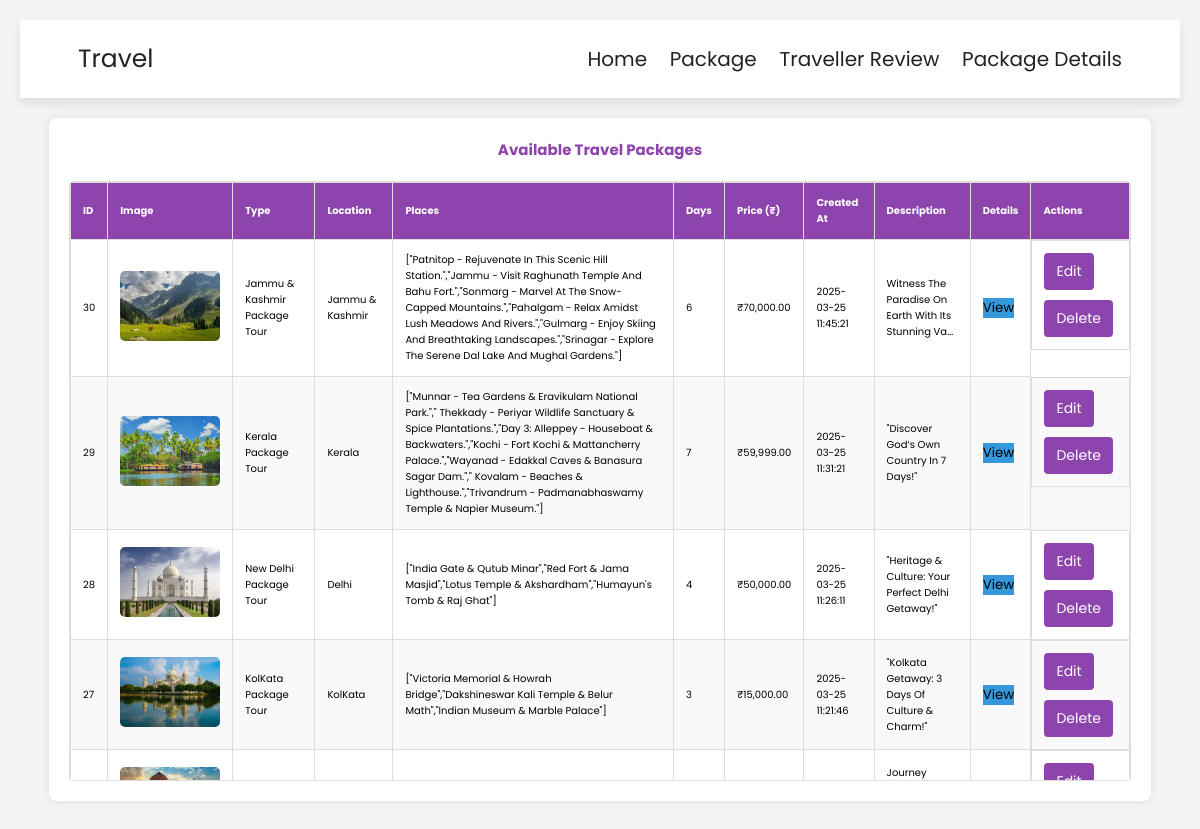
/Travel/PackageDetail.php, run on the app's committed database.
### tables this page shows
CREATE TABLE `package` (
  `id` int(11) NOT NULL,
  `type` varchar(50) NOT NULL,
  `location` varchar(255) NOT NULL,
  `price` decimal(10,2) NOT NULL,
  `details` text NOT NULL,
  `image_path` varchar(255) NOT NULL,
  `created_at` timestamp NOT NULL DEFAULT current_timestamp(),
  `places` text NOT NULL,
  `days` int(255) NOT NULL,
  `description` text NOT NULL
);

### Travel/PackageDetail.php (the view, shortened to what this page needs)
<?php
include 'config.php';
$sql = "SELECT * FROM package ORDER BY created_at DESC";
$result = $conn->query($sql);
?>
<!DOCTYPE html>
<html lang="en">
<head>
    <link rel="stylesheet" href="https://unpkg.com/swiper@7/swiper-bundle.min.css" />
    <link rel="stylesheet" href="https://cdnjs.cloudflare.com/ajax/libs/font-awesome/5.15.4/css/all.min.css">
    <link rel="stylesheet" href="css/style.css">
</head>
<body>
<section class="header">
    <a href="home.php" class="logo">Travel</a>
    <nav class="navbar">
        <a href="admin.php">Home</a>
        <a href="adminpackage.php">Package</a>
        <a href="customerreview.php">Traveller Review</a>
        <a href="PackageDetail.php">Package Details</a>
    </nav>
</section>
<div class="container">
    <h2>Available Travel Packages</h2>
    <div class="table-container">
        <table>
            <thead>
                <tr>
                    <th>ID</th>
                    <th>Image</th>
                    <th>Type</th>
                    <th>Location</th>
                    <th>Places</th>
                    <th>Days</th>
                    <th>Price (₹)</th>
                    <th>Created At</th>
                    <th>Description</th>
                    <th>Details</th>
                    <th>Actions</th>
                </tr>
            </thead>
            <tbody>
                <?php
                if ($result->num_rows > 0) {
                    while ($row = $result->fetch_assoc()) {
                        $imagePath = !empty($row['image_path']) ? $row['image_path'] : 'image/default.png';
                        echo "<tr>";
                        echo "<td>" . htmlspecialchars($row['id'], ENT_QUOTES) . "</td>";
                        echo "<td><img src='{$imagePath}' alt='Package Image'></td>";
                        echo "<td>" . htmlspecialchars($row['type'], ENT_QUOTES) . " Tour</td>";
                        echo "<td>" . htmlspecialchars($row['location'], ENT_QUOTES) . "</td>";
                        echo "<td>" . htmlspecialchars($row['places'], ENT_QUOTES) . "</td>";
                        echo "<td>" . htmlspecialchars($row['days'], ENT_QUOTES) . "</td>";
                        echo "<td>₹" . number_format($row['price'], 2) . "</td>";
                        echo "<td>" . htmlspecialchars($row['created_at'], ENT_QUOTES) . "</td>";
                        echo "<td>" . (strlen($row['description']) > 50 ? substr(htmlspecialchars($row['description'], ENT_QUOTES), 0, 50) . '...' : htmlspecialchars($row['description'], ENT_QUOTES)) . "</td>";
                        echo "<td><button class='view-desc-btn' data-details='" . htmlspecialchars($row['details'], ENT_QUOTES) . "' data-description='" . htmlspecialchars($row['description'], ENT_QUOTES) . "'>View</button></td>";
                        echo "<td class='actions'>";
                        echo "<button class='edit-btn'
                                data-id='{$row['id']}'
                                data-type='{$row['type']}'
                                data-location='{$row['location']}'
                                data-places='{$row['places']}'
                                data-days='{$row['days']}'
                                data-price='{$row['price']}'
                                data-details='{$row['details']}'
                                data-description='{$row['description']}'>Edit</button>";
                        echo "<form method='POST' onsubmit='return confirm(\"Are you sure you want to delete this package?\");'>";
                        echo "<input type='submit' name='delete' value='Delete'>";
                        echo "</form>";
                        echo "</td>";
                        echo "</tr>";
                    }
                } else {
                    echo "<tr><td colspan='11'>No packages available.</td></tr>";
                }
                ?>
            </tbody>
        </table>
    </div>
</div>
</body>
</html>

### Travel/css/style.css (style rules this page uses)
:root { --main-color:#8e44ad; --black:#222; --white:#fff; --light-black:#777; --light-white:#fff9; --dark-bg:rgba(0,0,0,.7); --light-bg:#eee; --border:.1rem solid var(--black); --box-shadow:0 .5rem 1rem rgba(0,0,0,.1); --text-shadow:0 1.5rem 3rem rgba(0,0,0,.3); }
* { font-family: 'Poppins', sans-serif; margin:0; padding:0; box-sizing: border-box; outline: none; border:none; text-decoration: none; text-transform: capitalize; }
html { font-size: 62.5%; overflow-x: hidden; }
section { padding:5rem 10%; }
.header { position: sticky; top:0; left:0; right:0; z-index: 1000; background-color: var(--white); display: flex; padding-top: 2rem; padding-bottom: 2rem; box-shadow: var(--box-shadow); align-items: center; justify-content: space-between; }
.header .logo { font-size: 2.5rem; color:var(--black); }
.header .navbar a { font-size: 2rem; margin-left: 2rem; color:var(--black); }
@media (max-width:1200px) { section { padding:3rem 5%; } }

### Travel/PackageDetail.php (style rules this page uses)
body { font-family: Arial, sans-serif; background-color: #f4f4f4; margin: 0; padding: 20px; }
.container { width: 95%; margin: 20px auto; background: white; padding: 20px; box-shadow: 0px 0px 10px rgba(0, 0, 0, 0.1); border-radius: 8px; }
h2 { text-align: center; color: #8e44ad; margin-bottom: 20px; }
.table-container { max-height: 600px; overflow-y: auto; border: 1px solid #ddd; border-radius: 5px; margin-top: 20px; }
table { width: 100%; border-collapse: collapse; background: white; }
th, td { border: 1px solid #ddd; padding: 12px; text-align: left; }
th { background-color: #8e44ad; color: white; position: sticky; top: 0; }
tr:nth-child(even) { background-color: #f9f9f9; }
img { width: 100px; height: 70px; border-radius: 5px; object-fit: cover; }
.actions { display: flex; gap: 10px; flex-wrap: wrap; }
.actions button, .actions input[type="submit"] { background: #8e44ad; color: white; border: none; padding: 8px 12px; border-radius: 4px; cursor: pointer; font-size: 14px; transition: background 0.3s; }
.view-desc-btn { background: #3498db; }

### data on the page
package: id "30", image_path (picture), type "Jammu & Kashmir Package", location "Jammu & Kashmir", places "[\"Patnitop - Rejuvenate In This Scenic Hill Station.\",\"Jammu - Visit Raghunath Temple And Bahu Fort.\",\"Sonmarg - Marvel At The Snow-Capped Mountains.\",\"Pahalgam - Relax Amidst Lush Meadows And Rivers.\",\"Gulmarg - Enjoy Skiing And Breathtaking Landscapes.\",\"Srinagar - Explore The Serene Dal Lake And Mughal Gardens.\"]", days "6", price "70,000.00", created_at "2025-03-25 11:45:21", description "Witness The Paradise On Earth With Its Stunning Va"
package: id "29", image_path (picture), type "Kerala Package", location "Kerala", places "[\"Munnar - Tea Gardens & Eravikulam National Park.\",\" Thekkady - Periyar Wildlife Sanctuary & Spice Plantations.\",\"Day 3: Alleppey - Houseboat & Backwaters.\",\"Kochi - Fort Kochi & Mattancherry Palace.\",\"Wayanad - Edakkal Caves & Banasura Sagar Dam.\",\" Kovalam - Beaches & Lighthouse.\",\"Trivandrum - Padmanabhaswamy Temple & Napier Museum.\"]", days "7", price "59,999.00", created_at "2025-03-25 11:31:21", description "\"Discover God’s Own Country In 7 Days!\""
package: id "28", image_path (picture), type "New Delhi Package", location "Delhi", places "[\"India Gate & Qutub Minar\",\"Red Fort & Jama Masjid\",\"Lotus Temple & Akshardham\",\"Humayun's Tomb & Raj Ghat\"]", days "4", price "50,000.00", created_at "2025-03-25 11:26:11", description "\"Heritage & Culture: Your Perfect Delhi Getaway!\""
package: id "27", image_path (picture), type "KolKata Package", location "KolKata", places "[\"Victoria Memorial & Howrah Bridge\",\"Dakshineswar Kali Temple & Belur Math\",\"Indian Museum & Marble Palace\"]", days "3", price "15,000.00", created_at "2025-03-25 11:21:46", description "\"Kolkata Getaway: 3 Days Of Culture & Charm!\""
package: image_path (picture), description "Journey…"
